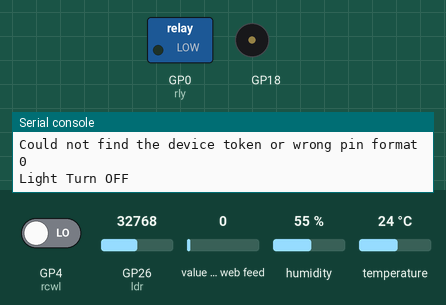
A program run on a simulated Raspberry Pi Pico running CircuitPython. Parts: switched loads named in the program (green lamp = pin HIGH), buzzer (waves = sounding), the last lines printed to the serial console. The test bench sets the inputs (shaded band); at power-on: GP4 (rcwl) LOW, GP26 (ldr) = 32768, value of the web feed 0, humidity 55 %, temperature 24 °C (analog values on the 0–65535 scale). Requests to the public web service named in the program get a made-up reply in its usual format after 0.4 s (London, UTC, broken clouds, 64 % humidity, 1013 hPa unless stated); values from a settings file that is not in the repository are placeholders.

Above: at 2.8 s.
2.9 s: GP4 (rcwl) driven HIGH
At 8.1 s:
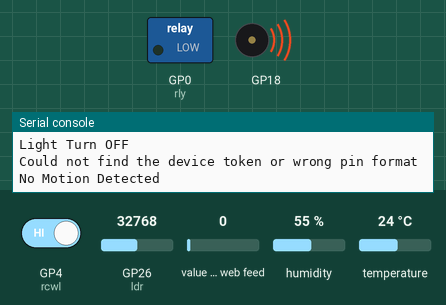
Timing chart, 0 to 21.8 s (numbered marks = the images above; inputs shaded):
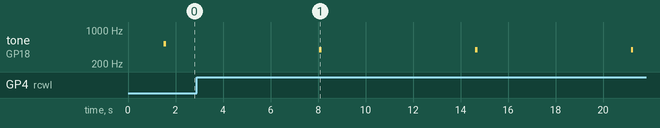

Measured:
- by itself, tone on GP18: alternates 392 Hz for 0.10 s and silent for 6.5 s

The program:

05Psmarthomeblynkiot.py
```python
"""
Smart Home - Blynk IoT
  - Tested with CircuitPython 8.0.0-beta.6

Additional libraries
  https://circuitpython.org/libraries
  - adafruit_requests.mpy
  - simpleio.mpy
  - adafruit_dht.mpy

Reference:
[1] https://peppe8o.com/personal-iot-with-blynk-on-raspberry-pi/
"""

import os
import ipaddress
import wifi
import socketpool
import time
import microcontroller
import board
import digitalio
import simpleio
import adafruit_requests
import ssl
import random
import adafruit_dht
import analogio

# Get wifi and blynk token details from a settings.toml file
print(os.getenv("test_env_file"))
ssid = os.getenv("WIFI_SSID")
password = os.getenv("WIFI_PASSWORD")
blynkToken = os.getenv("blynk_auth_tokenSH")

# Buzzer
NOTE_G4 = 392
NOTE_C5 = 523
buzzer = board.GP18

# Input-Output Initialization
rly = digitalio.DigitalInOut(board.GP0)
rly.direction = digitalio.Direction.OUTPUT

# Microwave Radar
rcwl = digitalio.DigitalInOut(board.GP4)
rcwl.direction = digitalio.Direction.INPUT

# DHT22
dht22 = adafruit_dht.DHT22(board.GP7)

# LDR
ldr = analogio.AnalogIn(board.GP26)
R = 10000                       # ohm resistance value

# Write API
def write(token,pin,value):
    api_url = "https://blynk.cloud/external/api/update?token="+token+"&"+pin+"="+value
    response = requests.get(api_url)
    if "200" in str(response):
            print("Value successfully updated")
    else:
            print("Could not find the device token or wrong pin format")
# Read API
def read(token,pin):
    api_url = "https://blynk.cloud/external/api/get?token="+token+"&"+pin
    response = requests.get(api_url)
    return response.content.decode()

# Batch Write
# Virtual Pin Blynk
pin = ["V0","V1","V2"]
def BatchWrite(token,pin,value):
    batchstr = []
    datalength = len(value)
    print(datalength)
    for i in range(datalength):
        batchs = str(pin[i]+"="+value[i])
        batchstr.append(batchs)
    batchnew = ("&".join(map(str,batchstr)))
    batchnew = str("&"+batchnew)
    print(batchnew)
    api_url = "https://blynk.cloud/external/api/batch/update?token="+token+batchnew
    #api_url = "https://blynk.cloud/external/api/batch/update?token="+token+"&"+pin[0]+"="+value[0]+"&"+pin[1]+"="+value[1]+"&"+pin[2]+"="+value[2]+"&"+pin[3]+"="+value[3]
    response = requests.get(api_url)
    if "200" in str(response):
            print("Batch: Value successfully updated")
    else:
            print("Could not find the device token or wrong pin format")

# Read DHT22 Sensor
def readDHT22():
    temperature = dht22.temperature
    humidity = dht22.humidity
    return temperature, humidity

# Read LDR Sensor
def rtolux():
    raw = ldr.value
    vout = (raw * 3.3) / 65536
    RLDR = (vout*R)/(3.3-vout)
    lux = 500/(RLDR/1000)       # Conversion resitance to lumen
    return lux

# # Hardware Connected
# def HWstatus(token):
#     api_url = "https://blynk.cloud/external/api/isHardwareConnected?token="+token
#     response = requests.get(api_url)
#     return response.content.decode()

# Connect to Wi-Fi AP
print(f"Initializing...")
wifi.radio.connect(ssid, password)
print("connected!\n")
pool = socketpool.SocketPool(wifi.radio)
print("IP Address: {}".format(wifi.radio.ipv4_address))
print("Connecting to WiFi '{}' ...\n".format(ssid), end="")
requests = adafruit_requests.Session(pool, ssl.create_default_context())

# statusHW = HWstatus(blynkToken)
# print(statusHW)

simpleio.tone(buzzer, NOTE_C5, duration=0.1)

while True:
    try:
        while not wifi.radio.ipv4_address or "0.0.0.0" in repr(wifi.radio.ipv4_address):
            print(f"Reconnecting to WiFi...")
            wifi.radio.connect(ssid, password)

        # Read the Sensors
        dhtval = readDHT22()
        luxval = rtolux()
        temp = str(round(dhtval[0],2))
        humi = str(round(dhtval[1],2))
        lux = str(round(luxval,2))

        # Batch Write Blynk virtual pin V0-V2
        value = [temp,humi,lux]
        BatchWrite(blynkToken,pin,value)

        # Read Blynk virtual pin V3
        # V3 can be assigned to Button Widget on Blynk App
        button = read(blynkToken,"V3")
        print(button)
        if (button == "1"):
            rly.value = True
            print("Light Turn ON")
        else:
            rly.value = False
            print("Light Turn OFF")

        # Write Blynk virtual pin V4
        # V4 can be assigned to LED Widget on Blynk App
        # Set as Integer
        if (rcwl.value == True):
            write(blynkToken,"V4","1")
            print("Motion Detected!")
        else:
            write(blynkToken,"V4","0")
            print("No Motion Detected")

        time.sleep(5)
        simpleio.tone(buzzer, NOTE_G4, duration=0.1)

    except OSError as e:
        print("Failed!\n", e)
        microcontroller.reset()
```
